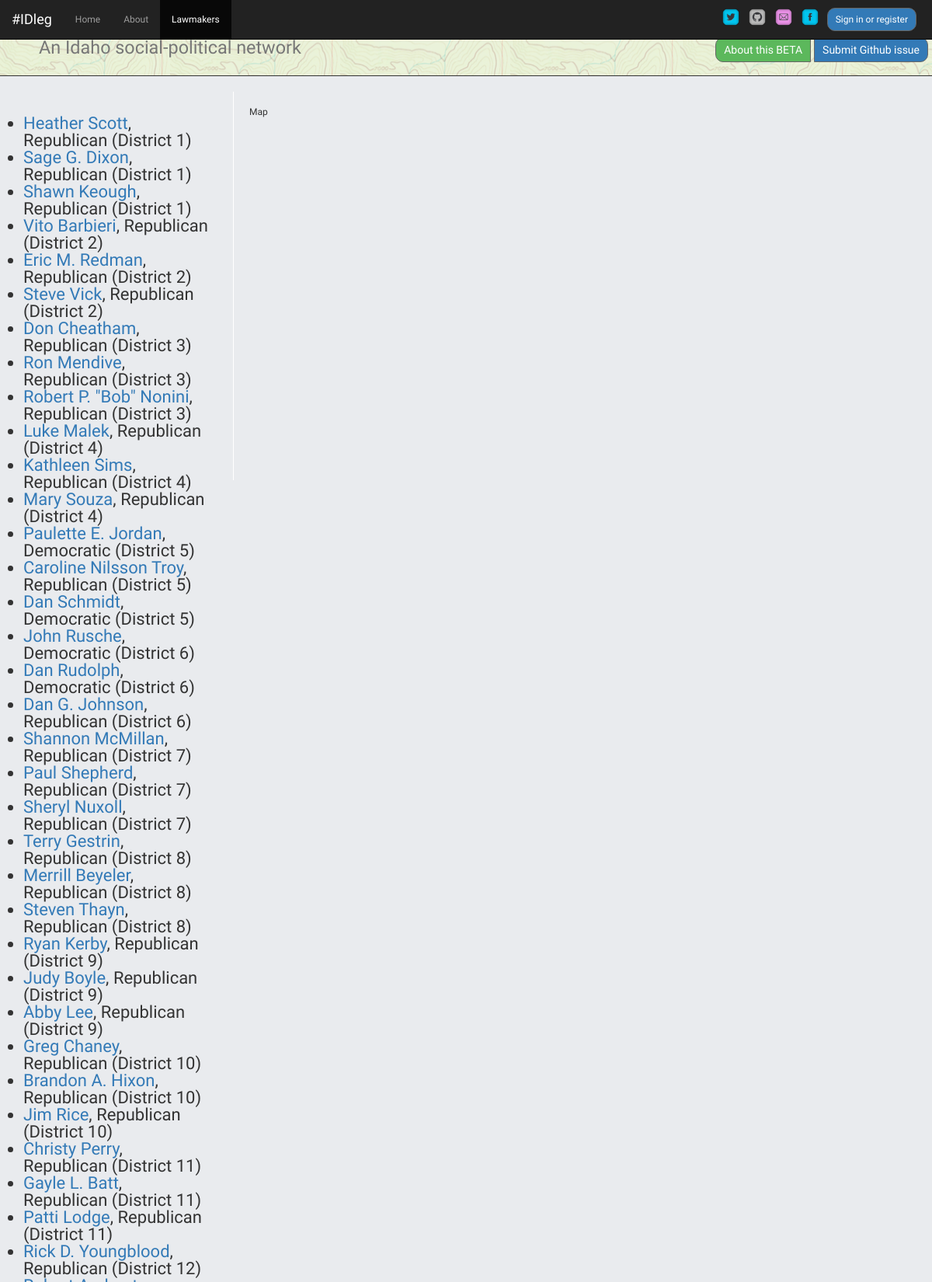
Screenshot of /lawmakers (upper part) with the database file from the repository.
### app/idleg/models.py (models this page shows, shortened)
class Lawmaker(db.Model):
  leg_id = db.Column(db.String, primary_key = True)
  first_name = db.Column(db.String)
  last_name = db.Column(db.String)
  middle_name = db.Column(db.String)
  district = db.Column(db.String)
  chamber = db.Column(db.String)
  url = db.Column(db.String)
  email = db.Column(db.String)
  party = db.Column(db.String)
  photo_url = db.Column(db.String)

### app/idleg/views.py (the view)
@idleg.route('/lawmakers')
def lawmakers():
  form = RegistrationForm(request.form)
  lawmakers = Lawmaker.query.order_by(cast(Lawmaker.district, Integer)).all()
  return render_template('lawmakers.html', user=current_user, form=form, lawmakers=lawmakers)

### app/idleg/views.py (called while the page is built)
@idleg.before_request
def get_current_user():
  g.user = current_user

### app/templates/lawmakers.html (shortened to what this page needs)
{% extends 'base.html' %}
{% block container %}
<div class="col-md-3 pad2">
  <ul class="billsummary">
    {% for lm in lawmakers%}
    <li>
      <a href="{{ url_for('idleg.lawmaker', legid=lm.leg_id) }}">{% print lm.first_name %} {% print lm.last_name %}</a>, {% print lm.party %}  (District {% print lm.district %})
      <br />
    </li>
    {% endfor %}
  </ul>
</div>
<div id='map' class='col-md-5 map pad2'>Map</div>
{% endblock %}

### app/templates/base.html (shortened to what this page needs)
<!DOCTYPE html>
<html>
  <head>
    <link href="https://netdna.bootstrapcdn.com/font-awesome/4.0.3/css/font-awesome.css" rel="stylesheet">
    <link rel="stylesheet" href="https://maxcdn.bootstrapcdn.com/bootstrap/3.3.6/css/bootstrap.min.css">
    <link href="{{ url_for('static', filename='css/styles.css') }}" rel="stylesheet" />
    <link rel="stylesheet" href="https://unpkg.com/leaflet@1.0.0-rc.3/dist/leaflet.css" />
    <link rel="stylesheet" href='https://api.tiles.mapbox.com/mapbox-gl-js/v0.21.0/mapbox-gl.css'  />
  </head>
  <body>
    <header>
      <div class="tops">
        <div class="page-header">
            <div class="btn-toolbar pull-right">
              <div class="btn-group">
                <a href="https://github.com/paleomedia/idleg_flask" role="button" class="btn btn-success">About this BETA</a>
                <a href="https://github.com/paleomedia/idleg_flask/issues/new" role="button" class="btn btn-primary">Submit Github issue</a>
              </div>
            </div>
          <h1><small>An Idaho social-political network</small></h1>
        </div>
    <nav class="navbar navbar-inverse navbar-fixed-top" role="navigation">
    	<div class="container-fluid">
      <div class="navbar-header">
     	    <a class="navbar-brand" href="/home"><span class="navbar-logo">#IDleg</span></a>
    	 </div>
    	  <div id="navbar" class= "navbar-collapse collapse">
      	    <ul class="nav navbar-nav">
              <li {%- if request.path == "/home" %} class="active"{% endif %}><a href="/home">Home <span class="sr-only">(current)</span></a></li>
              <li {%- if request.path == "/about" %} class="active"{% endif %}><a href="https://github.com/paleomedia/idleg_flask">About</a></li>
              <li {%- if request.path == "/lawmakers" %} class="active"{% endif %}><a href="/lawmakers">Lawmakers</a></li>
            </ul>
            <ul class="nav navbar-nav pull-right">
                <li>
                <a href="https://twitter.com/search?q=%23idleg&src=typd"><img src="{{ url_for('static', filename="images/twittericon.png") }}" width="24px" height="24px"></a>
                </li>
                <li>
                <a href="https://github.com/paleomedia/idleg"><img src="{{ url_for('static', filename="images/Github-Icon.png") }}" width="24px" height="24px"></a>
                </li>
                <li>
                <a href="mailto:editor@idleg.info"><img src="{{ url_for('static', filename="images/Email-Icon.png") }}" width="24px" height="24px"></a>
                </li>
                <li>
                <a href="http://facebook.com"><img src="{{ url_for('static', filename="images/Facebook-Icon.png") }}" width="24px" height="24px"></a>
                </li>
                {% if current_user.is_authenticated %}
                  <li class="dropdown">
                    <button type="button" class="btn btn-xs dropdown-toggle" id="dropdownMenu1" data-toggle="dropdown" aria-haspopup="true" aria-expanded="true">
                      Hi {{ user.username }}
                      <span class="caret" aria-hidden="true"></span>
                    </button>
                    <ul class="dropdown-menu" aria-labelledby="dropdownMenu1">
                      <li class="disabled"><a href="#">My account</a></li>
                      <li><a href="{{ url_for('idleg.logout') }}">Logout</a></li>
                    </ul>
                  </li>
                {% else %}
                  <li>
                  {% include 'login_modal.html' %}
                  </li>
                {% endif %}
            </ul>
    	 </div>
    	 </div>
  </nav>
  	</div>
	</header>
    {% block container %} {% endblock %}
  </body>
</html>

### app/templates/login_modal.html (shortened to what this page needs)
<button id='modal-launcher' class="btn btn-primary btn-sm" data-toggle="modal" data-target="#login-modal">Sign in or register</button>

### app/static/css/styles.css (style rules this page uses)
body { background-color: #e9ebee; }
.page-header { margin-top:38px; background-image: url("../images/topo.png"); width: 100%; min-height: 50px; border-bottom: 1px solid; }
.page-header h1 { margin-left: 50px; }
.nav.pull-right>li>a { padding: 10px 5px !important; }
body { font-family: 'Source Sans Pro', Helvetica, sans-serif; font-size: 12px; line-height: 1.3rem; font-weight: 400; margin: 0; padding: 0; }
.btn { margin: 10px 5px 10px 5px; padding: 5px 10px; border-radius: 10px; border: solid 1px #666; display: block; float: left; cursor: pointer; }
.billsummary { font-size: 2.2rem; line-height: 2.2rem; padding:10px; }
.map { border-left:1px solid #fff; position:relative; top:0; bottom:0; height: 500px; }
.pad2 { padding:20px; -webkit-box-sizing:border-box; -moz-box-sizing:border-box; box-sizing:border-box; }

### rows the page displays
Lawmaker: first_name "Heather", last_name "Scott", party "Republican", district "1"
Lawmaker: first_name "Sage G.", last_name "Dixon", party "Republican", district "1"
Lawmaker: first_name "Shawn", last_name "Keough", party "Republican", district "1"
Lawmaker: first_name "Vito", last_name "Barbieri", party "Republican", district "2"
Lawmaker: first_name "Eric M.", last_name "Redman", party "Republican", district "2"
Lawmaker: first_name "Steve", last_name "Vick", party "Republican", district "2"
Lawmaker: first_name "Don", last_name "Cheatham", party "Republican", district "3"
Lawmaker: first_name "Ron", last_name "Mendive", party "Republican", district "3"
Lawmaker: first_name "Robert P. \"Bob\"", last_name "Nonini", party "Republican", district "3"
Lawmaker: first_name "Luke", last_name "Malek", party "Republican", district "4"
Lawmaker: first_name "Kathleen", last_name "Sims", party "Republican", district "4"
Lawmaker: first_name "Mary", last_name "Souza", party "Republican", district "4"
Lawmaker: first_name "Paulette E.", last_name "Jordan", party "Democratic", district "5"
Lawmaker: first_name "Caroline Nilsson", last_name "Troy", party "Republican", district "5"
Lawmaker: first_name "Dan", last_name "Schmidt", party "Democratic", district "5"
Lawmaker: first_name "John", last_name "Rusche", party "Democratic", district "6"
Lawmaker: first_name "Dan", last_name "Rudolph", party "Democratic", district "6"
Lawmaker: first_name "Dan G.", last_name "Johnson", party "Republican", district "6"
Lawmaker: first_name "Shannon", last_name "McMillan", party "Republican", district "7"
Lawmaker: first_name "Paul", last_name "Shepherd", party "Republican", district "7"
Lawmaker: first_name "Sheryl", last_name "Nuxoll", party "Republican", district "7"
Lawmaker: first_name "Terry", last_name "Gestrin", party "Republican", district "8"
Lawmaker: first_name "Merrill", last_name "Beyeler", party "Republican", district "8"
Lawmaker: first_name "Steven", last_name "Thayn", party "Republican", district "8"
Lawmaker: first_name "Ryan", last_name "Kerby", party "Republican", district "9"
Lawmaker: first_name "Judy", last_name "Boyle", party "Republican", district "9"
Lawmaker: first_name "Abby", last_name "Lee", party "Republican", district "9"
Lawmaker: first_name "Greg", last_name "Chaney", party "Republican", district "10"
Lawmaker: first_name "Brandon A.", last_name "Hixon", party "Republican", district "10"
Lawmaker: first_name "Jim", last_name "Rice", party "Republican", district "10"
Lawmaker: first_name "Christy", last_name "Perry", party "Republican", district "11"
Lawmaker: first_name "Gayle L.", last_name "Batt", party "Republican", district "11"
Lawmaker: first_name "Patti", last_name "Lodge", party "Republican", district "11"
Lawmaker: first_name "Rick D.", last_name "Youngblood", party "Republican", district "12"
